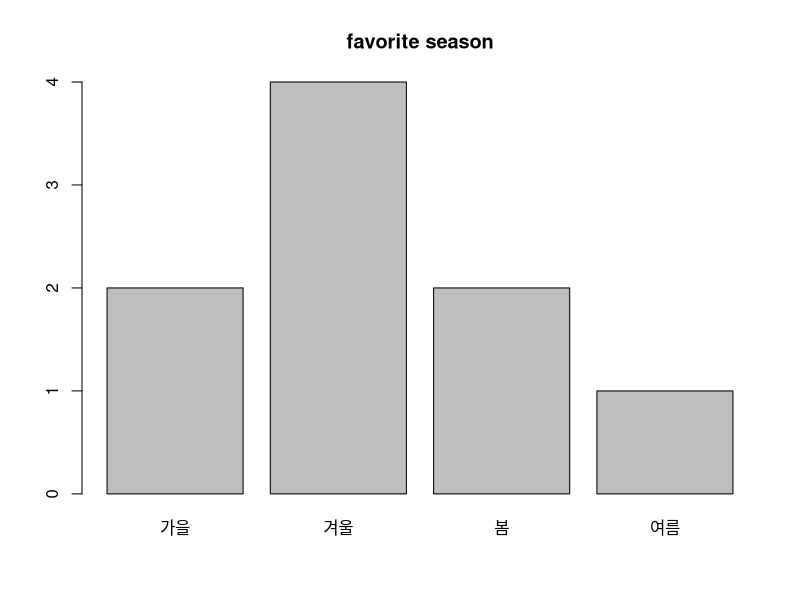
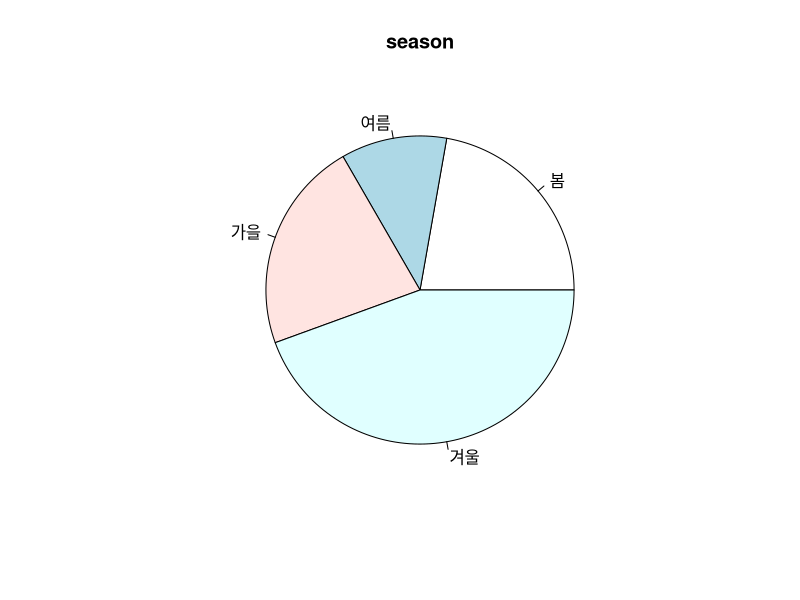
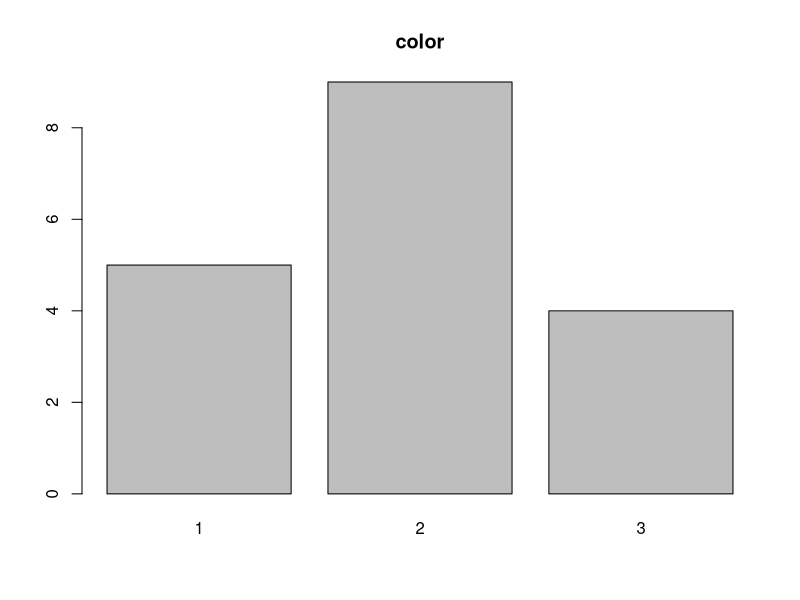
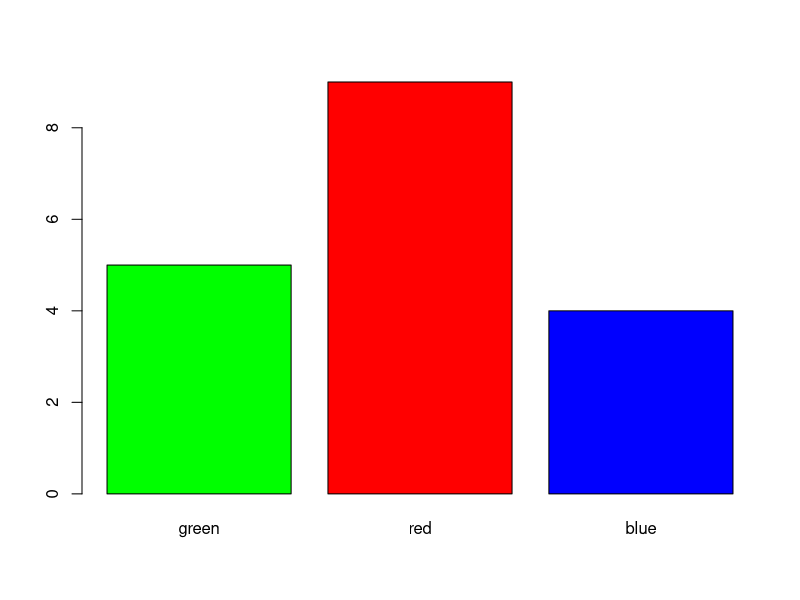
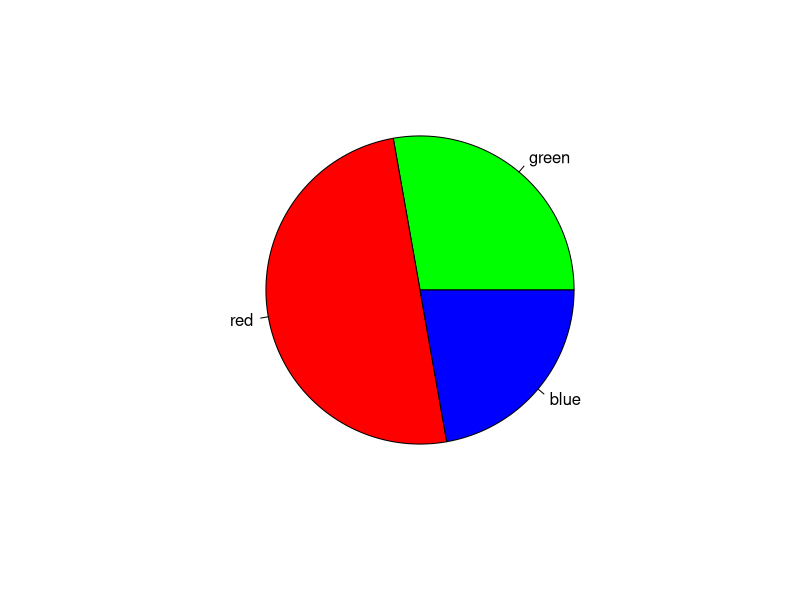
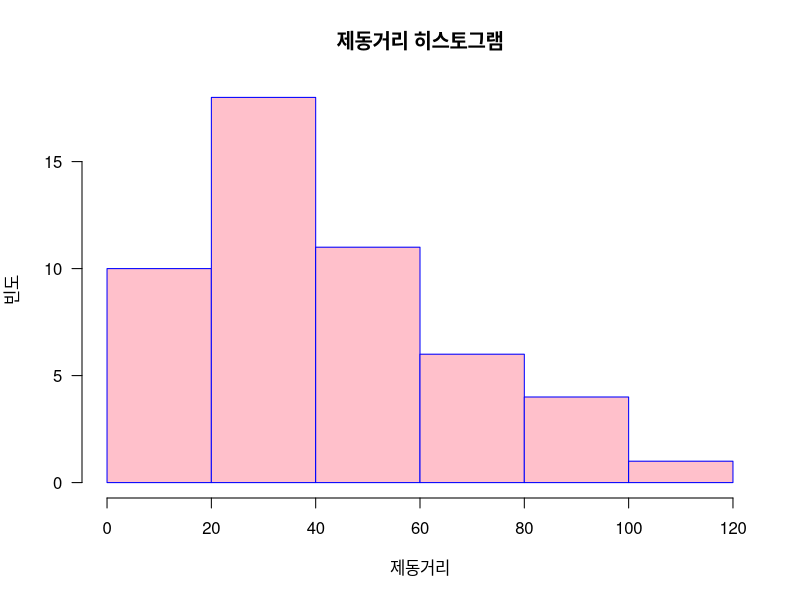
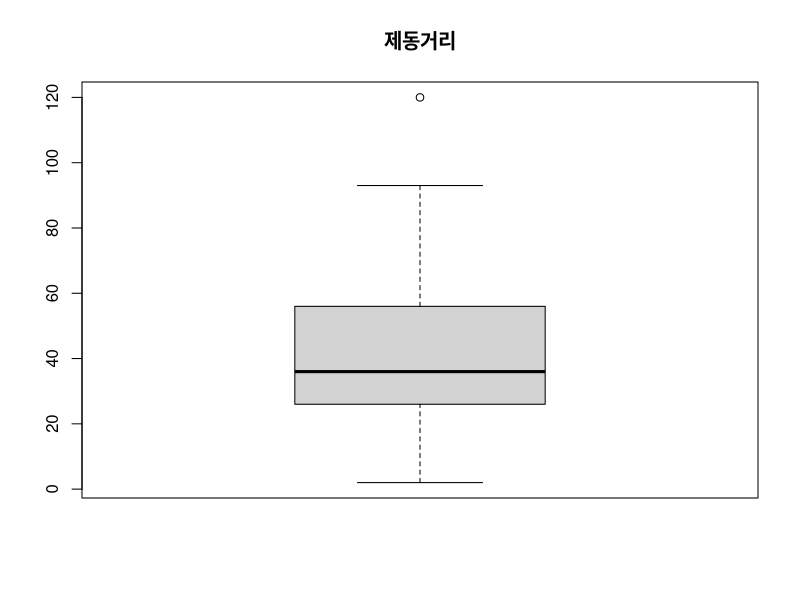
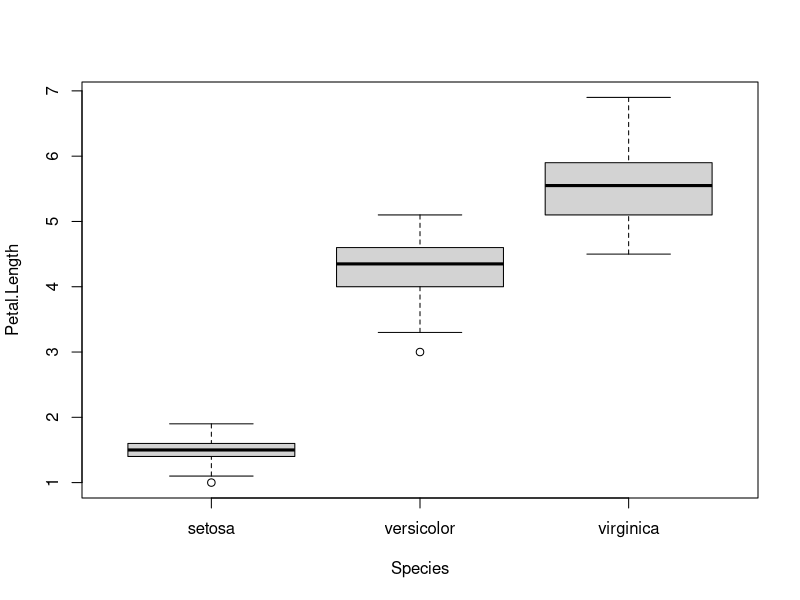

Reproduce these figures in R, in order.
# 단일변수 범주형 자료의 탐색

# 1. 도수분포표 작성 

favorite <- c("겨울", "봄", "가을", "가을", "봄", "여름", "겨울", "겨울", "겨울")
favorite
table(favorite)
table(favorite)/length(favorite)

# 2. 막대그래프 작성

df <- table(favorite)
df
barplot(df, main='favorite season')

df <- df[c(3,4,1,2)] #순서바꾸기
df

# 3. 원그래프
pie(df, main='season')

# 4. 숫자로 표현된 범주형 자료
favorite_color <- c(2,3,2,1,1,2,2,3,2,3,1,2,3,2,2,2,1,1)
df_col <-table(favorite_color)
df_col
barplot(df_col, main="color")
colors <- c('green', 'red', 'blue')
names(df_col) <- colors #자료의 이름 변경
df_col
barplot(df_col, col=colors)
pie(df_col, col=colors)

###############################################
#단일변수 연속형 자료 탐색

#1. 평균과 중앙값
weight <- c(60, 50, 49, 59, 60, 65, 56, 62)
weight.heavy<-c(weight, 120)
weight
weight.heavy

mean(weight)
mean(weight.heavy)

median(weight)
median(weight.heavy)

mean(weight, trim=0.2) #절사평균
mean(weight.heavy, trim=0.2)


#2. 사분위수
mydata <- c(50, 62, 64, 66, 67, 67, 68, 69, 130)
quantile(mydata)
quantile(mydata, (0:10)/10)  #10%단위로 구간 나눠 계산 오 이건 편하다
summary(mydata)


#3. 산포
var(mydata) #분산
sd(mydata) #표준편차
range(mydata) #값의 범위
diff(range(mydata)) #최대 최소 차이 


#4. 히스토그램
dist <- cars[,2]
hist(dist,
     main ='제동거리 히스토그램',
     xlab = '제동거리',
     ylab = '빈도',
     border = 'blue', #테두리색
     col = 'pink', #막대색
     las = 1, #x축글씨방향
     breaks=5) #구간 수


#5.상자그림
boxplot(dist, main='제동거리')
boxplot.stats(dist)

#6. 그룹이 있는 자료의 상자 그림
boxplot(Petal.Length ~ Species, data=iris) #length를 ~species별로 나누어 그리라는 소리


#가상화면 분할 그래프 그리기
par(mfrow=c(1,3)) #가상화면 분할 (행, 열)
barplot(table(mtcars$carb),
        main='분할',
        xlab = "#of carburetors",
        ylab = "frequency",
        col = 'blue')
barplot(table(mtcars$cyl),
        main='분할2',
        xlab = "#of cylender",
        ylab = "frequency",
        col = 'red')
barplot(table(mtcars$gear),
        main='분할3', 
        xlab = "#of gears",
        ylab = "frequency",
        col = "green")
par(mfrow=c(1,1)) #가상화면 분할 해제


# 실전분석
temp <- quakes
head(temp)

temp$group <- 'A'
temp$group[temp$long >=180] <- 'B'
head(temp)

boxplot(mag~group, data=temp, main='진도 분포')
boxplot(depth~group, data=temp)


#연습문제
#01
#(1, 2,3,4)
tabaco <- esoph$tobgp
tabaco
unique(tabaco)
table(tabaco)
barplot(table(tabaco), main='막대그래프')

#02
#(1,2,3,4)
result <- c("P", "P", "F", "P", "F", "P", "F", "P", "P", "F")
table(result)
barplot(table(result), main='막대그래프')
pie(table(result), main='파이차트')

#03
#(1,2,3,4)
season <- c("여름", "봄", "겨울", "가을", "여름", "여름", "가을", "겨울", "봄")
table(season)
barplot(table(season), main='계절선호', col=colors)
pie(table(season))

#05
ds <- mtcars
mean(ds$wt)
median(ds$wt)
mean(ds$wt, trim = 0.15)
sd(ds$wt)
summary(ds$wt)
table(ds$cyl)
boxplot(ds$wt)
boxplot.stats(ds$wt)
boxplot(ds$disp)
boxplot(ds$mpg~ds$gear)

#06
ds.tree <- trees
head(ds.tree)
mean(ds.tree$Girth)
median(ds.tree$Girth)
mean(ds.tree$Girth, trim=0.15)
sd(ds.tree$Girth)
boxplot(ds.tree$Girth, main="나무 지름")
hist(ds.tree$Height)
boxplot(ds.tree$Height)

#07 
ds.orange <- Orange
head(ds.orange)
summary(ds.orange$age)
mean(ds.orange$age, trim=0.15)
boxplot(ds.orange$age~ds.orange$Tree)
hist(ds.orange$circumference[ds.orange$Tree !=2])
boxplot(ds.orange$circumference~ds.orange$Tree)
